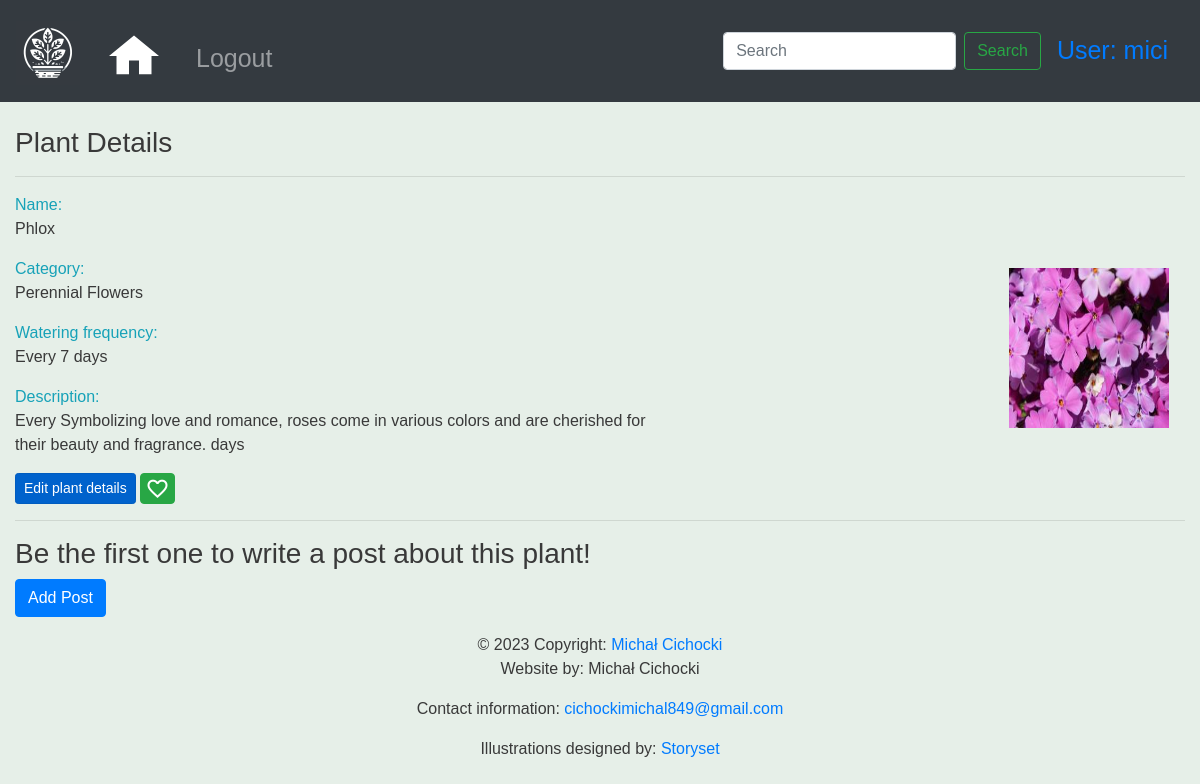
/plants/2/ (signed in), run on the app's committed database.
### schedule_keeper/models.py (models this page shows, shortened)
class Plant(models.Model):
    name = models.CharField(max_length=255)
    description = models.TextField(blank=True, null=True)
    category = models.ForeignKey(Category, on_delete=models.CASCADE)
    watering_frequency = models.PositiveIntegerField(help_text="Watering frequency in days")
    img = models.ImageField(upload_to=upload_to, null=True, blank=True)
    creator = models.ForeignKey(User, on_delete=models.CASCADE)

class Category(models.Model):
    name = models.CharField(max_length=100)
    def __str__(self):
        return self.name

### schedule_keeper/views.py (the view)
# urls.py: path('plants/<int:pk>/', views.plant_detail, name='plant-detail'),
@login_required
def plant_detail(request, pk):
    plant = get_object_or_404(Plant, pk=pk)
    posts = plant.posts.all()
    if posts:
        context = {
            "plant": plant,
            "posts": posts
        }
    else:
        context = {
            "plant": plant,
            "posts": None
        }
    if request.user.is_authenticated:
        max_viewed_plants_length = 10
        viewed_plants = request.session.get('viewed_plants', [])
        viewed_plant = [plant.id, plant.name]
        if viewed_plant in viewed_plants:
            viewed_plants.pop(viewed_plants.index(viewed_plant))
        viewed_plants.insert(0, viewed_plant)
        viewed_plants = viewed_plants[0:max_viewed_plants_length]
        request.session['viewed_plants'] = viewed_plants
    is_following = Follow.is_following(request.user, plant)
    context["is_following"] = is_following
    return render(request, "schedule_keeper/plant_detail.html", context)

### schedule_keeper/models.py (called while the page is built)
    @staticmethod
    def is_following(user, plant):
        return Follow.objects.filter(user=user, plant=plant).exists()

### schedule_keeper/templates/schedule_keeper/plant_detail.html (shortened to what this page needs)
{% extends 'base.html' %}
{% load static %}
{% block extra-head %}
    <link rel="stylesheet" href={% static 'schedule_keeper/plant_detail.css' %}>
{% endblock %}
{% block content %}
    <br>
    <h3>Plant Details</h3>
    <hr>
    <div class="card-container">
        <div class="plant-info">
            <div class="text-info">Name:</div>
            <div class="mb-3">{{ plant.name }}</div>
            <div class="text-info">Category:</div>
            <div class="mb-3">{{ plant.category }}</div>
            <div class="text-info">Watering frequency:</div>
            <div class="mb-3">Every {{ plant.watering_frequency }} days</div>
            <div class="text-info">Description:</div>
            <div class="mb-3 description">Every {{ plant.description }} days</div>
            {% if plant.creator == request.user or request.user.is_staff %}
                <a class="btn btn-primary btn-sm active" role="button" aria-pressed="true"
                   href="/plants/{{ plant.id }}/edit">Edit plant details</a>
            {% endif %}
            <form method="post" action="{% url 'follow-plant' plant.id %}">
                {% if is_following %}
                    <button class="btn btn-danger follows-button" type="submit">
                        <span class="material-symbols-outlined">heart_broken</span>
                    </button>
                {% else %}
                    <button class="btn btn-success follows-button" type="submit">
                        <span class="material-symbols-outlined">favorite</span>
                    </button>
                {% endif %}
            </form>
        </div>
        <div class="plant-img-container">
            {% if plant.img %}
                <img class="plant-img" src="{{ plant.img.url }}">
            {% endif %}
        </div>
    </div>
    {% if user.is_authenticated %}
        {% if not posts %}
            <hr>
            <h3>Be the first one to write a post about this plant!</h3>
        {% endif %}
        {% if user.is_authenticated %}
            <a class="btn btn-primary" href={% url 'post-create' plant.pk %}>Add Post</a>
        {% endif %}
    {% endif %}
{% endblock %}

### templates/base.html (shortened to what this page needs)
<!doctype html>
{% load static %}
<html lang="en">
<head>
    <link rel="stylesheet" href="https://stackpath.bootstrapcdn.com/bootstrap/4.4.1/css/bootstrap.min.css"
>
    <link rel="stylesheet" href="https://cdnjs.cloudflare.com/ajax/libs/font-awesome/4.7.0/css/font-awesome.min.css">
    <link rel="stylesheet" href={% static 'css/base.css' %}>
    {% block extra-head %}{% endblock %}
</head>
<body>
<nav class="navbar navbar-expand-sm navbar-dark bg-dark sticky-top">
    <a class="navbar-brand" href="/">
        <img class="mt-1" src={% static 'logo.jpg' %} alt="Potted Plant Logo">
    </a>
    <div class="collapse navbar-collapse" id="navbarSupportedContent">
        <ul class="navbar-nav mr-auto">
            <li class="nav-item mt-1 active">
                <a class="nav-link" href="/plants/">
            </li>
            {% if user.is_authenticated %}
                <li class="nav-item">
                    <a class="nav-link mt-2" href="/accounts/logout">Logout</a>
                </li>
            {% else %}
                <li class="nav-item">
                    <a class="nav-link mt-2" href="/accounts/login">Login</a>
                </li>
            {% endif %}
        </ul>
        <form action="{% url 'plants' %}" class="form-inline my-2 my-lg-0">
            <input class="form-control mr-sm-2" type="search" placeholder="Search" aria-label="Search" name="search"
                   value="{{ search_text }}">
            <button class="btn btn-outline-success my-2 my-sm-0" type="submit">Search</button>
        </form>
        {% if user.is_authenticated %}
            <a class="nav-link" href="/accounts/profile">User: {{ user.username }}</a>
        {% endif %}
    </div>
</nav>
<div class="container-fluid">
    {% block content %}
    {% endblock %}
</div>
<footer class="page-footer font-small blue">
    <div class="footer-copyright text-center py-3">© 2023 Copyright:
        <a href="https://www.linkedin.com/in/michał-cichocki/"> Michał Cichocki</a>
        <p>Website by: Michał Cichocki</p>
        <p>Contact information: <a href="mailto:cichockimichal849@gmail.com">cichockimichal849@gmail.com</a></p>
        <p>Illustrations designed by: <a href="https://storyset.com/illustration/people-taking-care-of-plants/amico">Storyset</a>
        </p>
    </div>
</footer>
</body>
</html>

### static/css/base.css (style rules this page uses)
.navbar { min-height: 100px; font-size: 25px; }
.navbar-brand > img { width: 4rem; height: 4rem; }
body { font-family: 'Source Sans Pro', sans-serif; background-color: #e6efe8; color: #393939; }
.nav-link > svg { margin-top: .4rem; }
nav { background-color: black; }

### schedule_keeper/static/schedule_keeper/plant_detail.css (style rules this page uses)
.follows-button { width: 2.2rem; height: 1.90rem; text-align: center; padding: 0.14rem 0.05rem 0 0; margin-top: 0.01rem; }
form { display: inline; }
.card-container { display: flex; flex-direction: row; justify-content: space-between; align-items: center; gap: 2rem; }
.plant-img { width: 10rem; height: 10rem; margin-right: 1rem; }
.description { width: 40rem; }

### data on the page
Plant: name "Phlox", category "Perennial Flowers", watering_frequency "7", description "Symbolizing love and romance, roses come in various colors and are cherished for their beauty and fragrance.", img (picture)

### other printed values
{{ user.username }} "mici"
